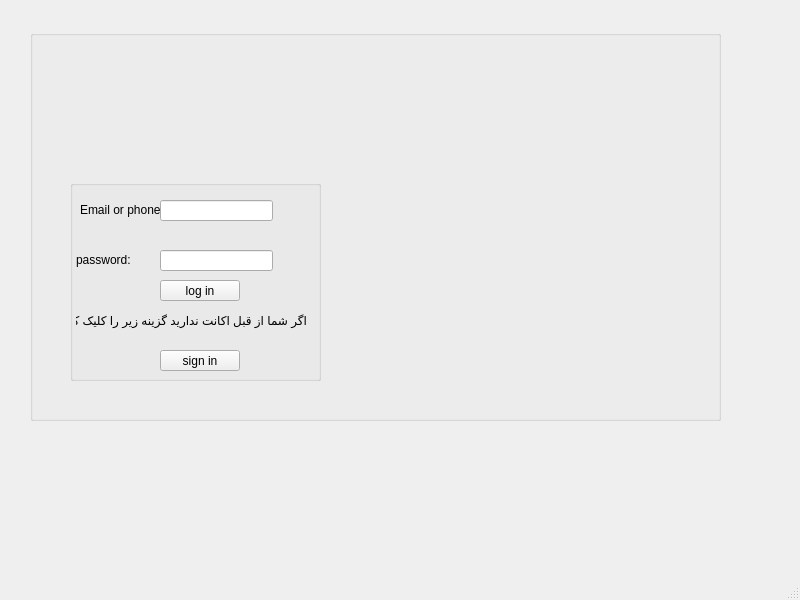
<?xml version="1.0" encoding="UTF-8"?>
<ui version="4.0">
 <class>MainWindow2</class>
 <widget class="QMainWindow" name="MainWindow2">
  <property name="geometry">
   <rect>
    <x>0</x>
    <y>0</y>
    <width>800</width>
    <height>600</height>
   </rect>
  </property>
  <property name="windowTitle">
   <string>MainWindow</string>
  </property>
  <widget class="QWidget" name="centralwidget">
   <widget class="QGroupBox" name="groupBox">
    <property name="geometry">
     <rect>
      <x>30</x>
      <y>30</y>
      <width>691</width>
      <height>391</height>
     </rect>
    </property>
    <property name="title">
     <string/>
    </property>
    <widget class="QLabel" name="label_2">
     <property name="geometry">
      <rect>
       <x>46</x>
       <y>62</y>
       <width>91</width>
       <height>91</height>
      </rect>
     </property>
     <property name="styleSheet">
      <string notr="true">image: url(:/new/prefix1/download.png);</string>
     </property>
     <property name="text">
      <string/>
     </property>
    </widget>
    <widget class="QGroupBox" name="groupBox_2">
     <property name="geometry">
      <rect>
       <x>40</x>
       <y>150</y>
       <width>251</width>
       <height>201</height>
      </rect>
     </property>
     <property name="title">
      <string/>
     </property>
     <widget class="QLineEdit" name="lineEdit">
      <property name="geometry">
       <rect>
        <x>90</x>
        <y>20</y>
        <width>113</width>
        <height>21</height>
       </rect>
      </property>
     </widget>
     <widget class="QLineEdit" name="lineEdit_2">
      <property name="geometry">
       <rect>
        <x>90</x>
        <y>70</y>
        <width>113</width>
        <height>21</height>
       </rect>
      </property>
     </widget>
     <widget class="QLabel" name="label_3">
      <property name="geometry">
       <rect>
        <x>10</x>
        <y>20</y>
        <width>81</width>
        <height>20</height>
       </rect>
      </property>
      <property name="text">
       <string>Email or phone:</string>
      </property>
     </widget>
     <widget class="QLabel" name="label_4">
      <property name="geometry">
       <rect>
        <x>6</x>
        <y>70</y>
        <width>61</width>
        <height>20</height>
       </rect>
      </property>
      <property name="text">
       <string>password:</string>
      </property>
     </widget>
     <widget class="QPushButton" name="pushButton">
      <property name="geometry">
       <rect>
        <x>90</x>
        <y>100</y>
        <width>80</width>
        <height>21</height>
       </rect>
      </property>
      <property name="text">
       <string>log in</string>
      </property>
     </widget>
     <widget class="QLabel" name="label_5">
      <property name="geometry">
       <rect>
        <x>6</x>
        <y>130</y>
        <width>231</width>
        <height>20</height>
       </rect>
      </property>
      <property name="text">
       <string>اگر شما از قبل اکانت ندارید گزینه زیر را کلیک کنید </string>
      </property>
     </widget>
     <widget class="QPushButton" name="pushButton_2">
      <property name="geometry">
       <rect>
        <x>90</x>
        <y>170</y>
        <width>80</width>
        <height>21</height>
       </rect>
      </property>
      <property name="text">
       <string>sign in</string>
      </property>
     </widget>
    </widget>
    <widget class="QLabel" name="label">
     <property name="geometry">
      <rect>
       <x>390</x>
       <y>20</y>
       <width>291</width>
       <height>151</height>
      </rect>
     </property>
     <property name="styleSheet">
      <string notr="true">image: url(:/new/prefix1/images (2).png);</string>
     </property>
     <property name="text">
      <string/>
     </property>
    </widget>
   </widget>
  </widget>
  <widget class="QMenuBar" name="menubar">
   <property name="geometry">
    <rect>
     <x>0</x>
     <y>0</y>
     <width>800</width>
     <height>20</height>
    </rect>
   </property>
  </widget>
  <widget class="QStatusBar" name="statusbar"/>
 </widget>
 <resources/>
 <connections/>
</ui>
